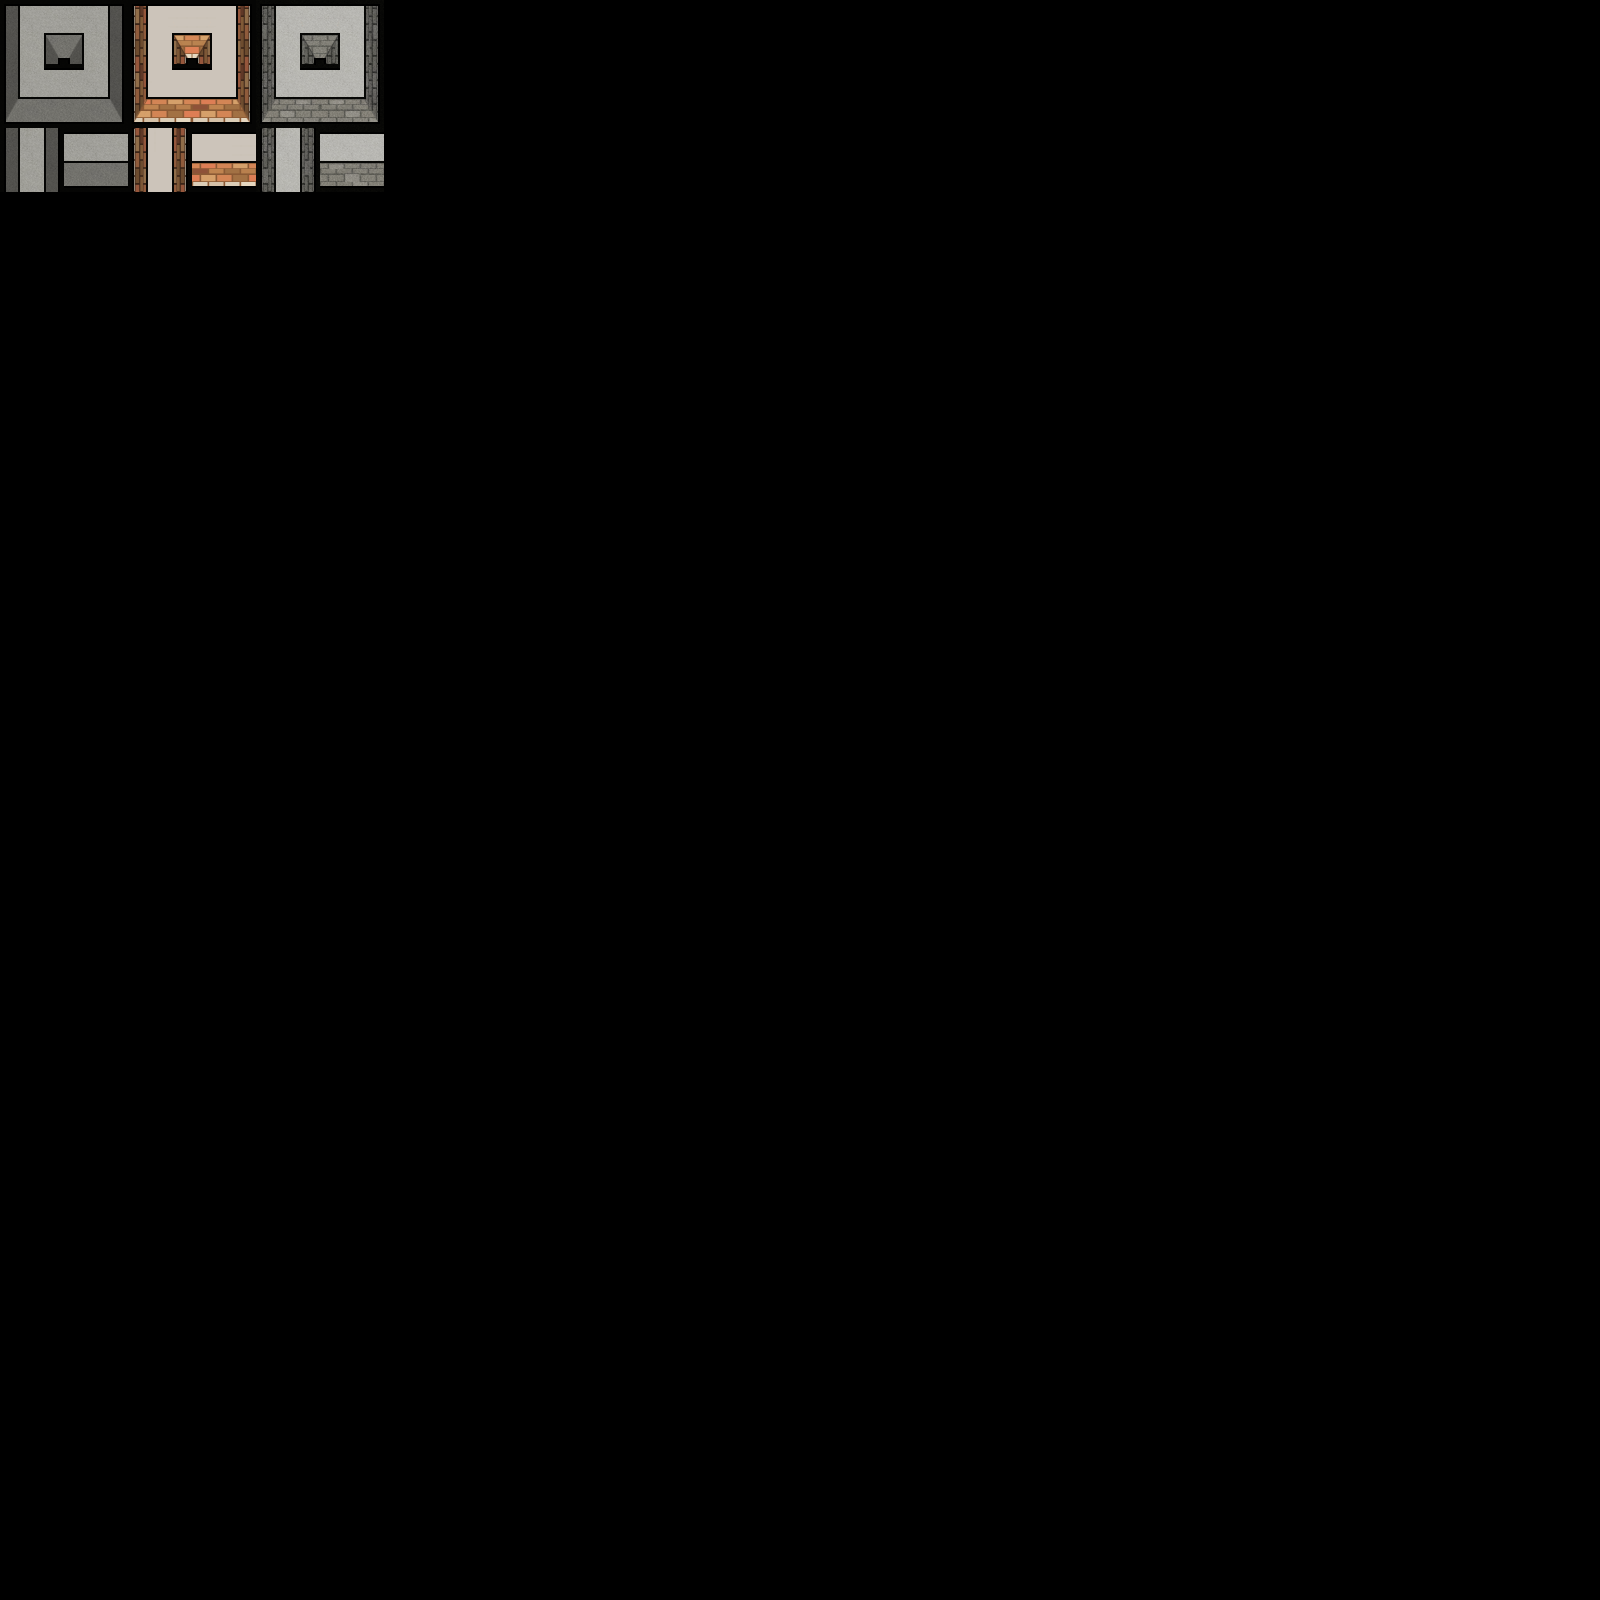

Tiled map render using the project's own tile images. Description and the map definition, with tile-layer contents summarised, below:
An orthogonal 100x100 tile map with 16x16 px tiles, 1 tile layer (Calque de Tile 1).

<map version="1.0" tiledversion="1.0.2" orientation="orthogonal" renderorder="right-down" width="100" height="100" tilewidth="16" tileheight="16" nextobjectid="1">
 <tileset firstgid="1" source="Tiled_buildSet.tsx" />
 <layer name="Calque de Tile 1" width="100" height="100">
  <data>[10000 cells, 288 non-empty, 288 distinct tile ids]</data>
 </layer>
</map>
